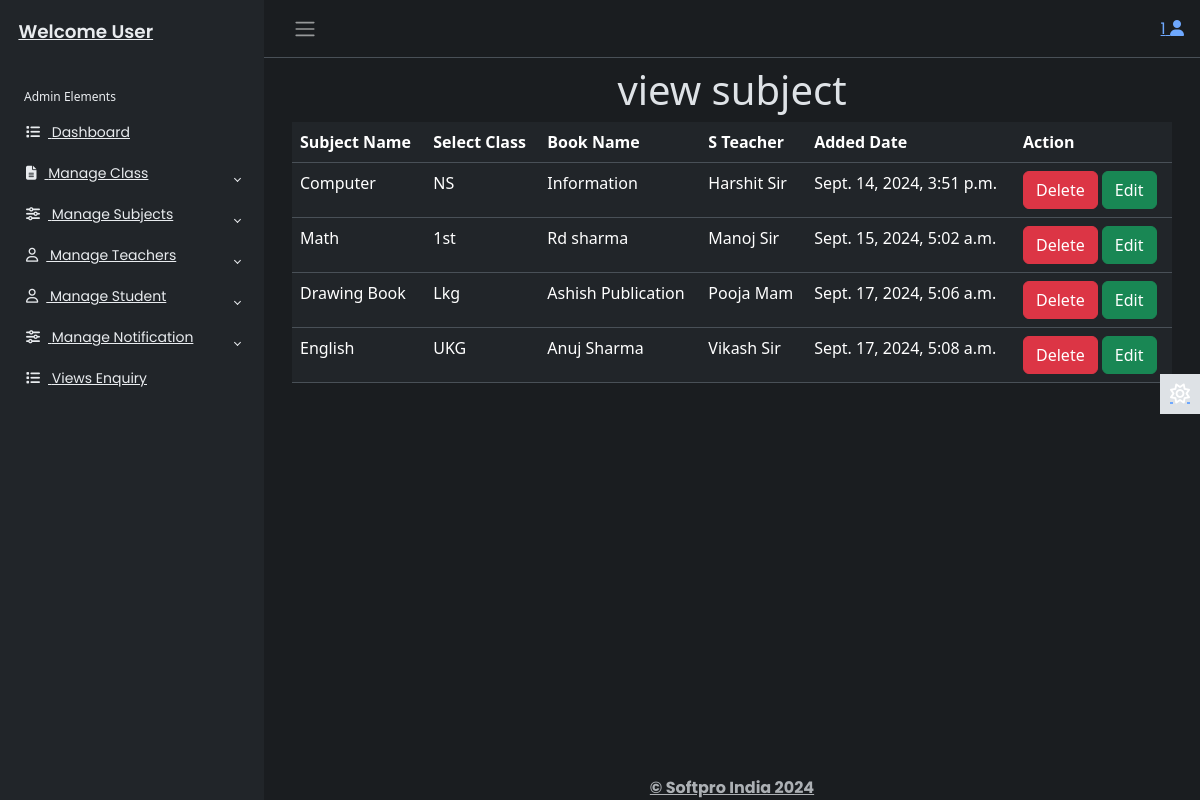
Screenshot of /adminapp/viewsubject/ (signed in) with the database file from the repository.
### adminapp/models.py (models this page shows)
class Subject(models.Model):
    sid=models.IntegerField(primary_key=True,auto_created=True)
    subject_name=models.CharField(max_length=30)
    sclass=models.CharField(max_length=50)
    book=models.CharField(max_length=50)
    steacher=models.CharField(max_length=50)
    created_date=models.DateTimeField()

### adminapp/views.py (the view)
# urls.py: path('viewsubject/',views.viewsubject,name='viewsubject'),
@cache_control(no_store=True,no_cache=True,must_revalidate=True)
def viewsubject(req):
    try:
         if req.session['adminid']!=None:
             adminid=req.session['adminid']
             sb=Subject.objects.all()
             return render(req,'viewsubject.html',{'adminid':adminid,'sb':sb})
    except KeyError:
        return redirect('login')

### adminapp/templates/viewsubject.html
{% extends 'adminbase.html' %}
{% load static %}
{% block admin %}
<div class="row">
    <div class="col-sm-12">
        <h1 class="text-center">view subject</h1>
        <table class="table">
            <tr>
                <th>Subject Name</th>
                <th>Select Class</th>
                <th>Book Name</th>
                <th>S Teacher </th>
                <th>Added Date</th>
                <th>Action</th>
            </tr>
            {% for s in sb %}
            <tr>
                <td>{{s.subject_name}}</td>
                <td>{{s.sclass}}</td>
                <td>{{s.book}}</td>
                <td>{{s.steacher}}</td>
                <td>{{s.created_date}}</td>
                <td>
                    <a href="#" class="btn btn-danger">Delete</a>
                    <a href="#" class="btn btn-success">Edit</a>
                </td>
            </tr>
            {% endfor %}
        </table>
    </div>
</div>
{%endblock%}

### adminapp/static/css/adminstyle.css (style rules this page uses)
body { font-family: 'Poppins', sans-serif; font-size: 0.875rem; opacity: 1; overflow-y: scroll; margin: 0; }
a { cursor: pointer; text-decoration: none; font-family: 'Poppins', sans-serif; }

### rows the page displays
Subject: subject_name "Computer", sclass "NS", book "Information", steacher "Harshit Sir", created_date "Sept. 14, 2024, 3:51 p.m."
Subject: subject_name "Math", sclass "1st", book "Rd sharma", steacher "Manoj Sir", created_date "Sept. 15, 2024, 5:02 a.m."
Subject: subject_name "Drawing Book", sclass "Lkg", book "Ashish Publication", steacher "Pooja Mam", created_date "Sept. 17, 2024, 5:06 a.m."
Subject: subject_name "English", sclass "UKG", book "Anuj Sharma", steacher "Vikash Sir", created_date "Sept. 17, 2024, 5:08 a.m."

### other values shown
{{ adminid }} "1"
